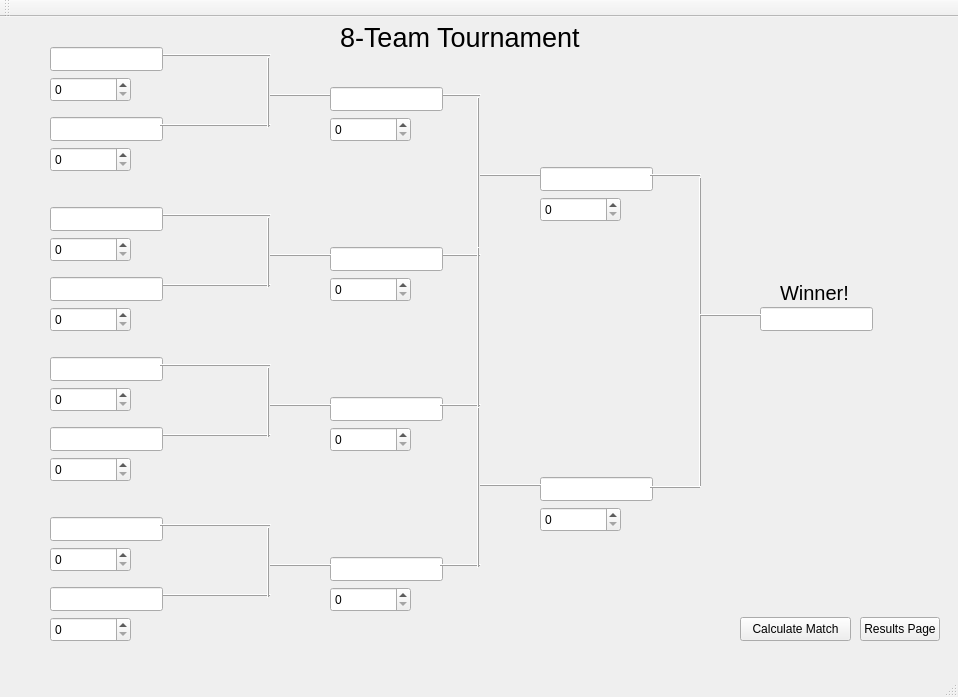
<?xml version="1.0" encoding="UTF-8"?>
<ui version="4.0">
 <class>_8TeamBracketMatchClass</class>
 <widget class="QMainWindow" name="_8TeamBracketMatchClass">
  <property name="geometry">
   <rect>
    <x>0</x>
    <y>0</y>
    <width>958</width>
    <height>697</height>
   </rect>
  </property>
  <property name="windowTitle">
   <string>_8TeamBracketMatch</string>
  </property>
  <widget class="QWidget" name="centralWidget">
   <widget class="QLineEdit" name="match1Team2B">
    <property name="geometry">
     <rect>
      <x>50</x>
      <y>100</y>
      <width>113</width>
      <height>24</height>
     </rect>
    </property>
    <property name="readOnly">
     <bool>true</bool>
    </property>
   </widget>
   <widget class="QFrame" name="frame_3">
    <property name="geometry">
     <rect>
      <x>160</x>
      <y>260</y>
      <width>111</width>
      <height>16</height>
     </rect>
    </property>
    <property name="font">
     <font>
      <underline>false</underline>
     </font>
    </property>
    <property name="frameShape">
     <enum>QFrame::Shape::HLine</enum>
    </property>
    <property name="frameShadow">
     <enum>QFrame::Shadow::Raised</enum>
    </property>
   </widget>
   <widget class="QFrame" name="frame_2">
    <property name="geometry">
     <rect>
      <x>160</x>
      <y>100</y>
      <width>111</width>
      <height>16</height>
     </rect>
    </property>
    <property name="font">
     <font>
      <underline>false</underline>
     </font>
    </property>
    <property name="frameShape">
     <enum>QFrame::Shape::HLine</enum>
    </property>
    <property name="frameShadow">
     <enum>QFrame::Shadow::Raised</enum>
    </property>
   </widget>
   <widget class="QFrame" name="frame_11">
    <property name="geometry">
     <rect>
      <x>440</x>
      <y>230</y>
      <width>41</width>
      <height>16</height>
     </rect>
    </property>
    <property name="font">
     <font>
      <underline>false</underline>
     </font>
    </property>
    <property name="frameShape">
     <enum>QFrame::Shape::HLine</enum>
    </property>
    <property name="frameShadow">
     <enum>QFrame::Shadow::Raised</enum>
    </property>
   </widget>
   <widget class="QFrame" name="frame_12">
    <property name="geometry">
     <rect>
      <x>480</x>
      <y>150</y>
      <width>61</width>
      <height>16</height>
     </rect>
    </property>
    <property name="font">
     <font>
      <underline>false</underline>
     </font>
    </property>
    <property name="frameShape">
     <enum>QFrame::Shape::HLine</enum>
    </property>
    <property name="frameShadow">
     <enum>QFrame::Shadow::Raised</enum>
    </property>
   </widget>
   <widget class="QPushButton" name="result8Button">
    <property name="geometry">
     <rect>
      <x>860</x>
      <y>600</y>
      <width>80</width>
      <height>24</height>
     </rect>
    </property>
    <property name="text">
     <string>Results Page</string>
    </property>
   </widget>
   <widget class="QFrame" name="frame_7">
    <property name="geometry">
     <rect>
      <x>260</x>
      <y>200</y>
      <width>16</width>
      <height>71</height>
     </rect>
    </property>
    <property name="font">
     <font>
      <underline>false</underline>
     </font>
    </property>
    <property name="frameShape">
     <enum>QFrame::Shape::VLine</enum>
    </property>
    <property name="frameShadow">
     <enum>QFrame::Shadow::Raised</enum>
    </property>
   </widget>
   <widget class="QFrame" name="frame_10">
    <property name="geometry">
     <rect>
      <x>440</x>
      <y>70</y>
      <width>41</width>
      <height>16</height>
     </rect>
    </property>
    <property name="font">
     <font>
      <underline>false</underline>
     </font>
    </property>
    <property name="frameShape">
     <enum>QFrame::Shape::HLine</enum>
    </property>
    <property name="frameShadow">
     <enum>QFrame::Shadow::Raised</enum>
    </property>
   </widget>
   <widget class="QFrame" name="frame_5">
    <property name="geometry">
     <rect>
      <x>260</x>
      <y>40</y>
      <width>16</width>
      <height>71</height>
     </rect>
    </property>
    <property name="font">
     <font>
      <underline>false</underline>
     </font>
    </property>
    <property name="frameShape">
     <enum>QFrame::Shape::VLine</enum>
    </property>
    <property name="frameShadow">
     <enum>QFrame::Shadow::Raised</enum>
    </property>
   </widget>
   <widget class="QPushButton" name="calculate8MatchButton">
    <property name="geometry">
     <rect>
      <x>740</x>
      <y>600</y>
      <width>111</width>
      <height>24</height>
     </rect>
    </property>
    <property name="text">
     <string>Calculate Match</string>
    </property>
   </widget>
   <widget class="QLineEdit" name="match2Team2B">
    <property name="geometry">
     <rect>
      <x>330</x>
      <y>230</y>
      <width>113</width>
      <height>24</height>
     </rect>
    </property>
    <property name="readOnly">
     <bool>true</bool>
    </property>
   </widget>
   <widget class="QLabel" name="label_2">
    <property name="geometry">
     <rect>
      <x>340</x>
      <y>0</y>
      <width>261</width>
      <height>41</height>
     </rect>
    </property>
    <property name="font">
     <font>
      <pointsize>20</pointsize>
     </font>
    </property>
    <property name="text">
     <string>8-Team Tournament</string>
    </property>
   </widget>
   <widget class="QSpinBox" name="spinBox_2">
    <property name="geometry">
     <rect>
      <x>50</x>
      <y>130</y>
      <width>81</width>
      <height>25</height>
     </rect>
    </property>
    <property name="maximum">
     <number>100</number>
    </property>
   </widget>
   <widget class="QFrame" name="frame_9">
    <property name="geometry">
     <rect>
      <x>470</x>
      <y>80</y>
      <width>16</width>
      <height>161</height>
     </rect>
    </property>
    <property name="font">
     <font>
      <underline>false</underline>
     </font>
    </property>
    <property name="frameShape">
     <enum>QFrame::Shape::VLine</enum>
    </property>
    <property name="frameShadow">
     <enum>QFrame::Shadow::Raised</enum>
    </property>
   </widget>
   <widget class="QFrame" name="frame_8">
    <property name="geometry">
     <rect>
      <x>270</x>
      <y>230</y>
      <width>61</width>
      <height>16</height>
     </rect>
    </property>
    <property name="font">
     <font>
      <underline>false</underline>
     </font>
    </property>
    <property name="frameShape">
     <enum>QFrame::Shape::HLine</enum>
    </property>
    <property name="frameShadow">
     <enum>QFrame::Shadow::Raised</enum>
    </property>
   </widget>
   <widget class="QFrame" name="frame_6">
    <property name="geometry">
     <rect>
      <x>270</x>
      <y>70</y>
      <width>61</width>
      <height>16</height>
     </rect>
    </property>
    <property name="font">
     <font>
      <underline>false</underline>
     </font>
    </property>
    <property name="frameShape">
     <enum>QFrame::Shape::HLine</enum>
    </property>
    <property name="frameShadow">
     <enum>QFrame::Shadow::Raised</enum>
    </property>
   </widget>
   <widget class="QSpinBox" name="spinBox_4">
    <property name="geometry">
     <rect>
      <x>50</x>
      <y>290</y>
      <width>81</width>
      <height>25</height>
     </rect>
    </property>
    <property name="maximum">
     <number>100</number>
    </property>
   </widget>
   <widget class="QLineEdit" name="match1Team4B">
    <property name="geometry">
     <rect>
      <x>50</x>
      <y>260</y>
      <width>113</width>
      <height>24</height>
     </rect>
    </property>
    <property name="readOnly">
     <bool>true</bool>
    </property>
   </widget>
   <widget class="QSpinBox" name="spinBox_5">
    <property name="geometry">
     <rect>
      <x>330</x>
      <y>100</y>
      <width>81</width>
      <height>25</height>
     </rect>
    </property>
    <property name="maximum">
     <number>100</number>
    </property>
   </widget>
   <widget class="QSpinBox" name="spinBox_6">
    <property name="geometry">
     <rect>
      <x>330</x>
      <y>260</y>
      <width>81</width>
      <height>25</height>
     </rect>
    </property>
    <property name="maximum">
     <number>100</number>
    </property>
   </widget>
   <widget class="QFrame" name="frame_4">
    <property name="geometry">
     <rect>
      <x>160</x>
      <y>190</y>
      <width>111</width>
      <height>16</height>
     </rect>
    </property>
    <property name="font">
     <font>
      <underline>false</underline>
     </font>
    </property>
    <property name="frameShape">
     <enum>QFrame::Shape::HLine</enum>
    </property>
    <property name="frameShadow">
     <enum>QFrame::Shadow::Raised</enum>
    </property>
   </widget>
   <widget class="QLineEdit" name="match1Team3B">
    <property name="geometry">
     <rect>
      <x>50</x>
      <y>190</y>
      <width>113</width>
      <height>24</height>
     </rect>
    </property>
    <property name="readOnly">
     <bool>true</bool>
    </property>
   </widget>
   <widget class="QFrame" name="frame">
    <property name="geometry">
     <rect>
      <x>160</x>
      <y>30</y>
      <width>111</width>
      <height>16</height>
     </rect>
    </property>
    <property name="font">
     <font>
      <underline>false</underline>
     </font>
    </property>
    <property name="frameShape">
     <enum>QFrame::Shape::HLine</enum>
    </property>
    <property name="frameShadow">
     <enum>QFrame::Shadow::Raised</enum>
    </property>
   </widget>
   <widget class="QLineEdit" name="match3Team1B">
    <property name="geometry">
     <rect>
      <x>540</x>
      <y>150</y>
      <width>113</width>
      <height>24</height>
     </rect>
    </property>
    <property name="readOnly">
     <bool>true</bool>
    </property>
   </widget>
   <widget class="QSpinBox" name="spinBox">
    <property name="geometry">
     <rect>
      <x>50</x>
      <y>60</y>
      <width>81</width>
      <height>25</height>
     </rect>
    </property>
    <property name="maximum">
     <number>100</number>
    </property>
   </widget>
   <widget class="QLineEdit" name="match1Team1B">
    <property name="geometry">
     <rect>
      <x>50</x>
      <y>30</y>
      <width>113</width>
      <height>24</height>
     </rect>
    </property>
    <property name="readOnly">
     <bool>true</bool>
    </property>
   </widget>
   <widget class="QSpinBox" name="spinBox_3">
    <property name="geometry">
     <rect>
      <x>50</x>
      <y>220</y>
      <width>81</width>
      <height>25</height>
     </rect>
    </property>
    <property name="maximum">
     <number>100</number>
    </property>
   </widget>
   <widget class="QLabel" name="label">
    <property name="geometry">
     <rect>
      <x>780</x>
      <y>260</y>
      <width>81</width>
      <height>31</height>
     </rect>
    </property>
    <property name="font">
     <font>
      <pointsize>15</pointsize>
     </font>
    </property>
    <property name="text">
     <string>Winner!</string>
    </property>
   </widget>
   <widget class="QLineEdit" name="match2Team1B">
    <property name="geometry">
     <rect>
      <x>330</x>
      <y>70</y>
      <width>113</width>
      <height>24</height>
     </rect>
    </property>
    <property name="readOnly">
     <bool>true</bool>
    </property>
   </widget>
   <widget class="QFrame" name="frame_13">
    <property name="geometry">
     <rect>
      <x>160</x>
      <y>410</y>
      <width>111</width>
      <height>16</height>
     </rect>
    </property>
    <property name="font">
     <font>
      <underline>false</underline>
     </font>
    </property>
    <property name="frameShape">
     <enum>QFrame::Shape::HLine</enum>
    </property>
    <property name="frameShadow">
     <enum>QFrame::Shadow::Raised</enum>
    </property>
   </widget>
   <widget class="QLineEdit" name="match2Team3B">
    <property name="geometry">
     <rect>
      <x>330</x>
      <y>380</y>
      <width>113</width>
      <height>24</height>
     </rect>
    </property>
    <property name="readOnly">
     <bool>true</bool>
    </property>
   </widget>
   <widget class="QSpinBox" name="spinBox_7">
    <property name="geometry">
     <rect>
      <x>330</x>
      <y>410</y>
      <width>81</width>
      <height>25</height>
     </rect>
    </property>
    <property name="maximum">
     <number>100</number>
    </property>
   </widget>
   <widget class="QFrame" name="frame_14">
    <property name="geometry">
     <rect>
      <x>260</x>
      <y>350</y>
      <width>16</width>
      <height>71</height>
     </rect>
    </property>
    <property name="font">
     <font>
      <underline>false</underline>
     </font>
    </property>
    <property name="frameShape">
     <enum>QFrame::Shape::VLine</enum>
    </property>
    <property name="frameShadow">
     <enum>QFrame::Shadow::Raised</enum>
    </property>
   </widget>
   <widget class="QLineEdit" name="match1Team6B">
    <property name="geometry">
     <rect>
      <x>50</x>
      <y>410</y>
      <width>113</width>
      <height>24</height>
     </rect>
    </property>
    <property name="readOnly">
     <bool>true</bool>
    </property>
   </widget>
   <widget class="QFrame" name="frame_15">
    <property name="geometry">
     <rect>
      <x>270</x>
      <y>380</y>
      <width>61</width>
      <height>16</height>
     </rect>
    </property>
    <property name="font">
     <font>
      <underline>false</underline>
     </font>
    </property>
    <property name="frameShape">
     <enum>QFrame::Shape::HLine</enum>
    </property>
    <property name="frameShadow">
     <enum>QFrame::Shadow::Raised</enum>
    </property>
   </widget>
   <widget class="QLineEdit" name="match1Team5B">
    <property name="geometry">
     <rect>
      <x>50</x>
      <y>340</y>
      <width>113</width>
      <height>24</height>
     </rect>
    </property>
    <property name="readOnly">
     <bool>true</bool>
    </property>
   </widget>
   <widget class="QFrame" name="frame_16">
    <property name="geometry">
     <rect>
      <x>160</x>
      <y>340</y>
      <width>111</width>
      <height>16</height>
     </rect>
    </property>
    <property name="font">
     <font>
      <underline>false</underline>
     </font>
    </property>
    <property name="frameShape">
     <enum>QFrame::Shape::HLine</enum>
    </property>
    <property name="frameShadow">
     <enum>QFrame::Shadow::Raised</enum>
    </property>
   </widget>
   <widget class="QSpinBox" name="spinBox_8">
    <property name="geometry">
     <rect>
      <x>50</x>
      <y>370</y>
      <width>81</width>
      <height>25</height>
     </rect>
    </property>
    <property name="maximum">
     <number>100</number>
    </property>
   </widget>
   <widget class="QSpinBox" name="spinBox_9">
    <property name="geometry">
     <rect>
      <x>50</x>
      <y>440</y>
      <width>81</width>
      <height>25</height>
     </rect>
    </property>
    <property name="maximum">
     <number>100</number>
    </property>
   </widget>
   <widget class="QFrame" name="frame_17">
    <property name="geometry">
     <rect>
      <x>440</x>
      <y>380</y>
      <width>41</width>
      <height>16</height>
     </rect>
    </property>
    <property name="font">
     <font>
      <underline>false</underline>
     </font>
    </property>
    <property name="frameShape">
     <enum>QFrame::Shape::HLine</enum>
    </property>
    <property name="frameShadow">
     <enum>QFrame::Shadow::Raised</enum>
    </property>
   </widget>
   <widget class="QFrame" name="frame_18">
    <property name="geometry">
     <rect>
      <x>470</x>
      <y>230</y>
      <width>16</width>
      <height>161</height>
     </rect>
    </property>
    <property name="font">
     <font>
      <underline>false</underline>
     </font>
    </property>
    <property name="frameShape">
     <enum>QFrame::Shape::VLine</enum>
    </property>
    <property name="frameShadow">
     <enum>QFrame::Shadow::Raised</enum>
    </property>
   </widget>
   <widget class="QFrame" name="frame_19">
    <property name="geometry">
     <rect>
      <x>160</x>
      <y>570</y>
      <width>111</width>
      <height>16</height>
     </rect>
    </property>
    <property name="font">
     <font>
      <underline>false</underline>
     </font>
    </property>
    <property name="frameShape">
     <enum>QFrame::Shape::HLine</enum>
    </property>
    <property name="frameShadow">
     <enum>QFrame::Shadow::Raised</enum>
    </property>
   </widget>
   <widget class="QLineEdit" name="match2Team4B">
    <property name="geometry">
     <rect>
      <x>330</x>
      <y>540</y>
      <width>113</width>
      <height>24</height>
     </rect>
    </property>
    <property name="readOnly">
     <bool>true</bool>
    </property>
   </widget>
   <widget class="QSpinBox" name="spinBox_10">
    <property name="geometry">
     <rect>
      <x>330</x>
      <y>570</y>
      <width>81</width>
      <height>25</height>
     </rect>
    </property>
    <property name="maximum">
     <number>100</number>
    </property>
   </widget>
   <widget class="QFrame" name="frame_20">
    <property name="geometry">
     <rect>
      <x>260</x>
      <y>510</y>
      <width>16</width>
      <height>71</height>
     </rect>
    </property>
    <property name="font">
     <font>
      <underline>false</underline>
     </font>
    </property>
    <property name="frameShape">
     <enum>QFrame::Shape::VLine</enum>
    </property>
    <property name="frameShadow">
     <enum>QFrame::Shadow::Raised</enum>
    </property>
   </widget>
   <widget class="QLineEdit" name="match1Team8B">
    <property name="geometry">
     <rect>
      <x>50</x>
      <y>570</y>
      <width>113</width>
      <height>24</height>
     </rect>
    </property>
    <property name="readOnly">
     <bool>true</bool>
    </property>
   </widget>
   <widget class="QFrame" name="frame_21">
    <property name="geometry">
     <rect>
      <x>270</x>
      <y>540</y>
      <width>61</width>
      <height>16</height>
     </rect>
    </property>
    <property name="font">
     <font>
      <underline>false</underline>
     </font>
    </property>
    <property name="frameShape">
     <enum>QFrame::Shape::HLine</enum>
    </property>
    <property name="frameShadow">
     <enum>QFrame::Shadow::Raised</enum>
    </property>
   </widget>
   <widget class="QLineEdit" name="match1Team7B">
    <property name="geometry">
     <rect>
      <x>50</x>
      <y>500</y>
      <width>113</width>
      <height>24</height>
     </rect>
    </property>
    <property name="readOnly">
     <bool>true</bool>
    </property>
   </widget>
   <widget class="QFrame" name="frame_22">
    <property name="geometry">
     <rect>
      <x>160</x>
      <y>500</y>
      <width>111</width>
      <height>16</height>
     </rect>
    </property>
    <property name="font">
     <font>
      <underline>false</underline>
     </font>
    </property>
    <property name="frameShape">
     <enum>QFrame::Shape::HLine</enum>
    </property>
    <property name="frameShadow">
     <enum>QFrame::Shadow::Raised</enum>
    </property>
   </widget>
   <widget class="QSpinBox" name="spinBox_11">
    <property name="geometry">
     <rect>
      <x>50</x>
      <y>530</y>
      <width>81</width>
      <height>25</height>
     </rect>
    </property>
    <property name="maximum">
     <number>100</number>
    </property>
   </widget>
   <widget class="QSpinBox" name="spinBox_12">
    <property name="geometry">
     <rect>
      <x>50</x>
      <y>600</y>
      <width>81</width>
      <height>25</height>
     </rect>
    </property>
    <property name="maximum">
     <number>100</number>
    </property>
   </widget>
   <widget class="QFrame" name="frame_23">
    <property name="geometry">
     <rect>
      <x>440</x>
      <y>540</y>
      <width>41</width>
      <height>16</height>
     </rect>
    </property>
    <property name="font">
     <font>
      <underline>false</underline>
     </font>
    </property>
    <property name="frameShape">
     <enum>QFrame::Shape::HLine</enum>
    </property>
    <property name="frameShadow">
     <enum>QFrame::Shadow::Raised</enum>
    </property>
   </widget>
   <widget class="QFrame" name="frame_24">
    <property name="geometry">
     <rect>
      <x>470</x>
      <y>390</y>
      <width>16</width>
      <height>161</height>
     </rect>
    </property>
    <property name="font">
     <font>
      <underline>false</underline>
     </font>
    </property>
    <property name="frameShape">
     <enum>QFrame::Shape::VLine</enum>
    </property>
    <property name="frameShadow">
     <enum>QFrame::Shadow::Raised</enum>
    </property>
   </widget>
   <widget class="QLineEdit" name="match3Team2B">
    <property name="geometry">
     <rect>
      <x>540</x>
      <y>460</y>
      <width>113</width>
      <height>24</height>
     </rect>
    </property>
    <property name="readOnly">
     <bool>true</bool>
    </property>
   </widget>
   <widget class="QFrame" name="frame_26">
    <property name="geometry">
     <rect>
      <x>480</x>
      <y>460</y>
      <width>61</width>
      <height>16</height>
     </rect>
    </property>
    <property name="font">
     <font>
      <underline>false</underline>
     </font>
    </property>
    <property name="frameShape">
     <enum>QFrame::Shape::HLine</enum>
    </property>
    <property name="frameShadow">
     <enum>QFrame::Shadow::Raised</enum>
    </property>
   </widget>
   <widget class="QLineEdit" name="matchWinnerB">
    <property name="geometry">
     <rect>
      <x>760</x>
      <y>290</y>
      <width>113</width>
      <height>24</height>
     </rect>
    </property>
    <property name="readOnly">
     <bool>true</bool>
    </property>
   </widget>
   <widget class="QFrame" name="frame_25">
    <property name="geometry">
     <rect>
      <x>690</x>
      <y>160</y>
      <width>20</width>
      <height>311</height>
     </rect>
    </property>
    <property name="font">
     <font>
      <underline>false</underline>
     </font>
    </property>
    <property name="frameShape">
     <enum>QFrame::Shape::VLine</enum>
    </property>
    <property name="frameShadow">
     <enum>QFrame::Shadow::Raised</enum>
    </property>
   </widget>
   <widget class="QFrame" name="frame_27">
    <property name="geometry">
     <rect>
      <x>650</x>
      <y>150</y>
      <width>51</width>
      <height>16</height>
     </rect>
    </property>
    <property name="font">
     <font>
      <underline>false</underline>
     </font>
    </property>
    <property name="frameShape">
     <enum>QFrame::Shape::HLine</enum>
    </property>
    <property name="frameShadow">
     <enum>QFrame::Shadow::Raised</enum>
    </property>
   </widget>
   <widget class="QFrame" name="frame_28">
    <property name="geometry">
     <rect>
      <x>650</x>
      <y>460</y>
      <width>51</width>
      <height>20</height>
     </rect>
    </property>
    <property name="font">
     <font>
      <underline>false</underline>
     </font>
    </property>
    <property name="frameShape">
     <enum>QFrame::Shape::HLine</enum>
    </property>
    <property name="frameShadow">
     <enum>QFrame::Shadow::Raised</enum>
    </property>
   </widget>
   <widget class="QFrame" name="frame_29">
    <property name="geometry">
     <rect>
      <x>700</x>
      <y>290</y>
      <width>61</width>
      <height>16</height>
     </rect>
    </property>
    <property name="font">
     <font>
      <underline>false</underline>
     </font>
    </property>
    <property name="frameShape">
     <enum>QFrame::Shape::HLine</enum>
    </property>
    <property name="frameShadow">
     <enum>QFrame::Shadow::Raised</enum>
    </property>
   </widget>
   <widget class="QSpinBox" name="spinBox_13">
    <property name="geometry">
     <rect>
      <x>540</x>
      <y>180</y>
      <width>81</width>
      <height>25</height>
     </rect>
    </property>
    <property name="maximum">
     <number>100</number>
    </property>
   </widget>
   <widget class="QSpinBox" name="spinBox_14">
    <property name="geometry">
     <rect>
      <x>540</x>
      <y>490</y>
      <width>81</width>
      <height>25</height>
     </rect>
    </property>
    <property name="maximum">
     <number>100</number>
    </property>
   </widget>
  </widget>
  <widget class="QMenuBar" name="menuBar">
   <property name="geometry">
    <rect>
     <x>0</x>
     <y>0</y>
     <width>958</width>
     <height>21</height>
    </rect>
   </property>
  </widget>
  <widget class="QToolBar" name="mainToolBar">
   <attribute name="toolBarArea">
    <enum>TopToolBarArea</enum>
   </attribute>
   <attribute name="toolBarBreak">
    <bool>false</bool>
   </attribute>
  </widget>
  <widget class="QStatusBar" name="statusBar"/>
 </widget>
 <layoutdefault spacing="6" margin="11"/>
 <resources/>
 <connections/>
</ui>
